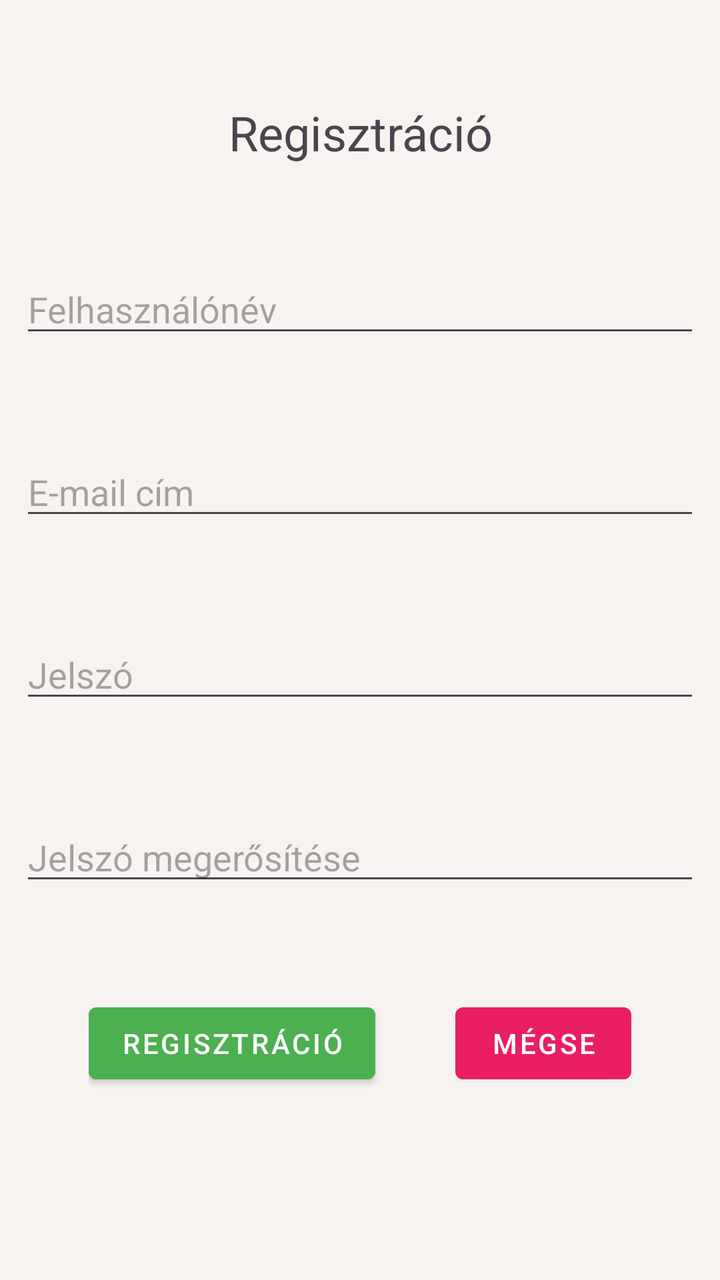
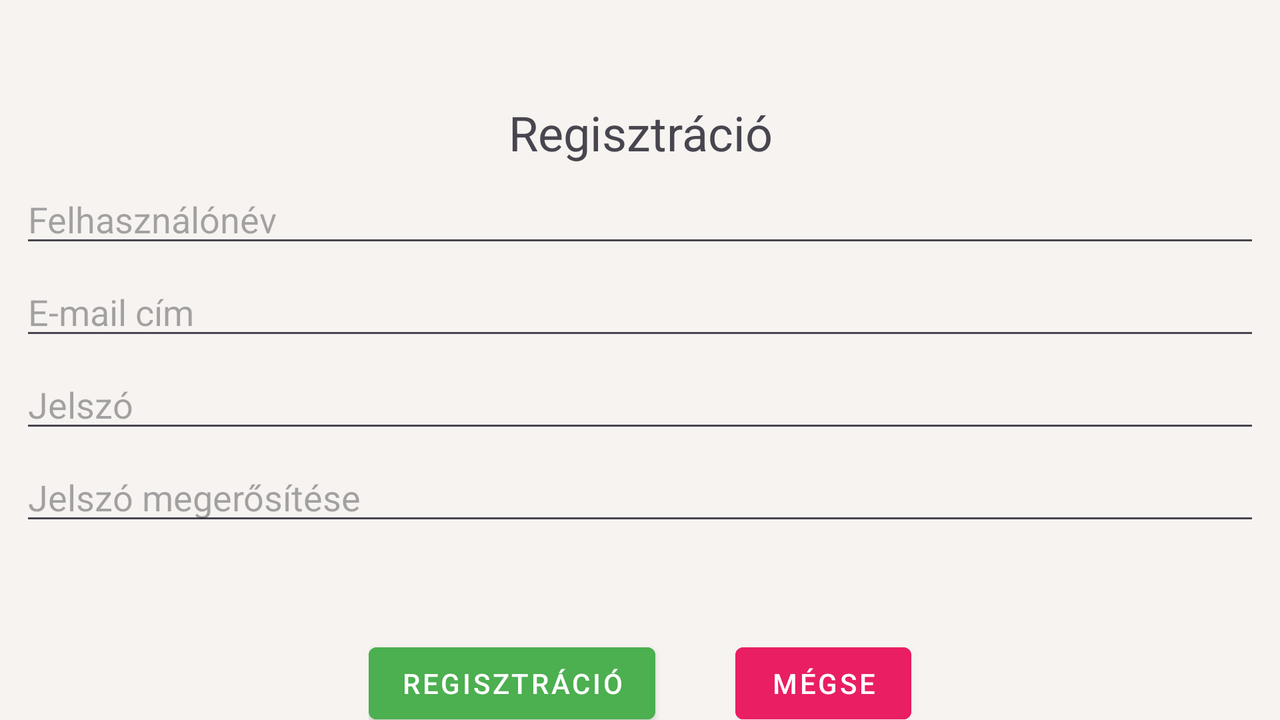

The same Android screen from two of the app's own layout files: first res/layout/ as a phone draws it, then the repository's variant for another configuration, drawn on a device whose configuration selects that folder. Both files follow.
<!-- AndroidManifest.xml: application theme Theme.Ekszerwebshop -->
<!-- res/layout/activity_register.xml -->
<?xml version="1.0" encoding="utf-8"?>
<RelativeLayout xmlns:android="http://schemas.android.com/apk/res/android"
    xmlns:tools="http://schemas.android.com/tools"
    xmlns:app="http://schemas.android.com/apk/res-auto"
    android:id="@+id/main"
    android:layout_width="match_parent"
    android:layout_height="match_parent"
    tools:context=".RegisterActivity"
    android:background="#F6F3F0">

    <TextView
        android:id="@+id/registrationTextView"
        android:layout_width="match_parent"
        android:layout_height="wrap_content"
        android:layout_marginTop="50dp"
        android:text="@string/registration"
        android:textSize="24sp"
        android:layout_alignParentStart="true"
        android:layout_alignParentEnd="true"
        android:textAlignment="center"
        />

    <EditText
        android:id="@+id/usernameEditText"
        android:layout_width="match_parent"
        android:layout_height="wrap_content"
        android:layout_marginTop="50dp"
        android:layout_marginLeft="10dp"
        android:layout_marginRight="10dp"
        android:ems="10"
        android:layout_alignParentStart="true"
        android:layout_alignParentEnd="true"
        android:hint="@string/username"
        android:inputType="textPersonName"
        android:layout_below="@id/registrationTextView"

        />

    <EditText
        android:id="@+id/userEmailEditText"
        android:layout_width="match_parent"
        android:layout_height="wrap_content"
        android:layout_marginTop="50dp"
        android:layout_marginLeft="10dp"
        android:layout_marginRight="10dp"
        android:ems="10"
        android:layout_alignParentStart="true"
        android:layout_alignParentEnd="true"
        android:hint="@string/email_address"
        android:inputType="textEmailAddress"
        android:layout_below="@id/usernameEditText"

        />

    <EditText
        android:id="@+id/passwordEditText"
        android:layout_width="match_parent"
        android:layout_height="wrap_content"
        android:layout_marginTop="50dp"
        android:layout_marginLeft="10dp"
        android:layout_marginRight="10dp"
        android:ems="10"
        android:layout_alignParentStart="true"
        android:layout_alignParentEnd="true"
        android:hint="@string/password"
        android:inputType="textPassword"
        android:layout_below="@id/userEmailEditText"

        />

    <EditText
        android:id="@+id/passwordAgainEditText"
        android:layout_width="match_parent"
        android:layout_height="wrap_content"
        android:layout_marginTop="50dp"

        android:layout_marginLeft="10dp"
        android:layout_marginRight="10dp"
        android:ems="10"
        android:layout_alignParentStart="true"
        android:layout_alignParentEnd="true"
         android:hint="@string/password_again"
        android:inputType="textPassword"
        android:layout_below="@id/passwordEditText"

        />

    <LinearLayout
        android:id="@+id/gombokreg"
        android:layout_width="wrap_content"
        android:layout_height="wrap_content"
        android:orientation="horizontal"
        android:layout_below="@id/passwordAgainEditText"
        android:layout_marginTop="50dp"
        android:layout_centerHorizontal="true"
        >


        <Button
            android:layout_width="wrap_content"
            android:layout_height="wrap_content"
            android:text="@string/registration"
            android:onClick="register"
            style="@style/Widget.MaterialComponents.Button"
            android:backgroundTint="#4CAF50"



            />

        <Button
            android:layout_width="wrap_content"
            android:layout_height="wrap_content"
            android:layout_marginStart="40dp"
            android:text="@string/cancel"
            android:onClick="cancel"
            style="@style/Widget.MaterialComponents.Button"
            android:backgroundTint="#E91E63"



            />





    </LinearLayout>




</RelativeLayout>
<!-- resources referenced by this layout -->
<resources>
  <string name="cancel">Mégse</string>
  <string name="email_address">E-mail cím</string>
  <string name="password">Jelszó</string>
  <string name="password_again">Jelszó megerősítése</string>
  <string name="registration">Regisztráció</string>
  <string name="username">Felhasználónév</string>
  <style name="Theme.Ekszerwebshop" parent="Base.Theme.Ekszerwebshop" />
  <style name="Base.Theme.Ekszerwebshop" parent="Theme.Material3.DayNight.NoActionBar">
          
          
      </style>
</resources>
<!-- res/layout-land/activity_register.xml (the repository's variant of the layout above) -->
<!-- drawn on the phone turned sideways -->
<?xml version="1.0" encoding="utf-8"?>
<androidx.constraintlayout.widget.ConstraintLayout xmlns:android="http://schemas.android.com/apk/res/android"
    xmlns:tools="http://schemas.android.com/tools"
    xmlns:app="http://schemas.android.com/apk/res-auto"
    android:id="@+id/main"
    android:layout_width="match_parent"
    android:layout_height="match_parent"
    tools:context=".RegisterActivity"
    android:background="#F6F3F0">

    <TextView
        android:id="@+id/registrationTextView"
        android:layout_width="match_parent"
        android:layout_height="wrap_content"
        android:layout_marginTop="50dp"
        android:text="@string/registration"
        android:textSize="24sp"
        android:layout_alignParentStart="true"
        android:layout_alignParentEnd="true"
        android:textAlignment="center"

        app:layout_constraintTop_toTopOf="parent"
        app:layout_constraintStart_toStartOf="parent"
        app:layout_constraintEnd_toEndOf="parent"


        />

    <EditText
        android:id="@+id/usernameEditText"
        android:layout_width="match_parent"
        android:layout_height="wrap_content"
        android:layout_marginTop="5dp"
        android:layout_marginLeft="10dp"
        android:layout_marginRight="10dp"
        android:ems="10"
        android:layout_alignParentStart="true"
        android:layout_alignParentEnd="true"
        android:hint="@string/username"
        android:inputType="textPersonName"
        android:layout_below="@id/registrationTextView"

        app:layout_constraintTop_toBottomOf="@id/registrationTextView"
        app:layout_constraintStart_toStartOf="parent"
        app:layout_constraintEnd_toEndOf="parent"

        />

    <EditText
        android:id="@+id/userEmailEditText"
        android:layout_width="match_parent"
        android:layout_height="wrap_content"
        android:layout_marginTop="5dp"
        android:layout_marginLeft="10dp"
        android:layout_marginRight="10dp"
        android:ems="10"
        android:layout_alignParentStart="true"
        android:layout_alignParentEnd="true"
        android:hint="@string/email_address"
        android:inputType="textEmailAddress"
        android:layout_below="@id/usernameEditText"

        app:layout_constraintTop_toBottomOf="@id/usernameEditText"
        app:layout_constraintStart_toStartOf="parent"
        app:layout_constraintEnd_toEndOf="parent"

        />

    <EditText
        android:id="@+id/passwordEditText"
        android:layout_width="match_parent"
        android:layout_height="wrap_content"
        android:layout_marginTop="5dp"
        android:layout_marginLeft="10dp"
        android:layout_marginRight="10dp"
        android:ems="10"
        android:layout_alignParentStart="true"
        android:layout_alignParentEnd="true"
        android:hint="@string/password"
        android:inputType="textPassword"
        android:layout_below="@id/userEmailEditText"

        app:layout_constraintTop_toBottomOf="@id/userEmailEditText"
        app:layout_constraintStart_toStartOf="parent"
        app:layout_constraintEnd_toEndOf="parent"

        />

    <EditText
        android:id="@+id/passwordAgainEditText"
        android:layout_width="match_parent"
        android:layout_height="wrap_content"
        android:layout_marginTop="5dp"

        android:layout_marginLeft="10dp"
        android:layout_marginRight="10dp"
        android:ems="10"
        android:layout_alignParentStart="true"
        android:layout_alignParentEnd="true"
         android:hint="@string/password_again"
        android:inputType="textPassword"
        android:layout_below="@id/passwordEditText"

        app:layout_constraintTop_toBottomOf="@id/passwordEditText"
        app:layout_constraintStart_toStartOf="parent"
        app:layout_constraintEnd_toEndOf="parent"

        />

    <LinearLayout
        android:layout_width="wrap_content"
        android:layout_height="wrap_content"
        android:orientation="horizontal"
        android:layout_below="@id/passwordAgainEditText"
        android:layout_marginTop="50dp"
        android:layout_centerHorizontal="true"

        app:layout_constraintTop_toBottomOf="@id/passwordAgainEditText"
        app:layout_constraintStart_toStartOf="parent"
        app:layout_constraintEnd_toEndOf="parent"
        >


        <Button
            android:layout_width="wrap_content"
            android:layout_height="wrap_content"
            android:text="@string/registration"
            android:onClick="register"
            style="@style/Widget.MaterialComponents.Button"
            android:backgroundTint="#4CAF50"

            />

        <Button
            android:layout_width="wrap_content"
            android:layout_height="wrap_content"
            android:layout_marginStart="40dp"
            android:text="@string/cancel"
            android:onClick="cancel"
            style="@style/Widget.MaterialComponents.Button"
            android:backgroundTint="#E91E63"

            />


    </LinearLayout>


</androidx.constraintlayout.widget.ConstraintLayout>
